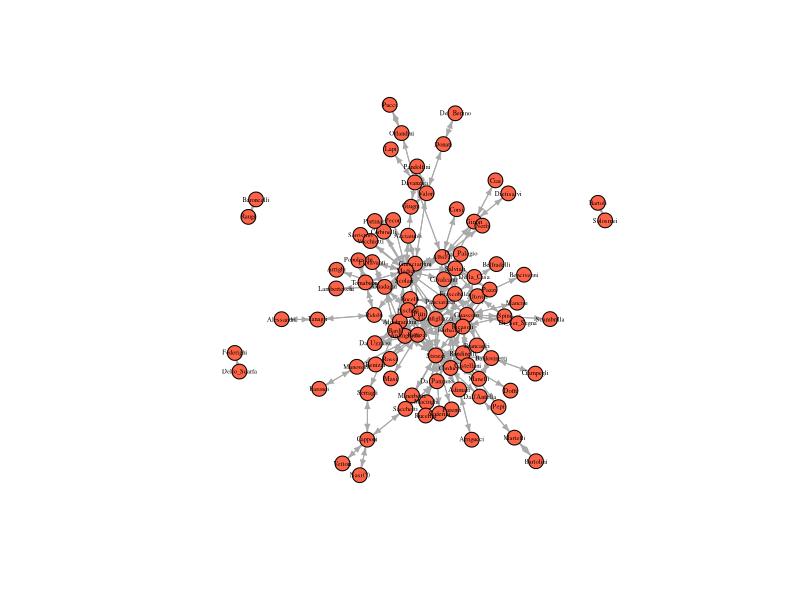

Write the R code that produced this figure.
#!/usr/bin/env Rscript

######################################################################
# @author      : Linus Fernandes (linusfernandes at gmail dot com)
# @file        : centrality
# @created     : Tuesday Oct 31, 2023 11:21:31 IST
#
# @description :
######################################################################
library(conflicted)
library(igraph)
library(tidyverse)
library(reshape2)
conflict_scout()
# prepare the marriage adjacency matrix
florentine_edj <- read.csv("florentine_marriage_edgelist.csv")
print(str(florentine_edj))
florentine_edj <- florentine_edj[,2:3]

# prepare the attributes file
florentine_attributes <- read.csv("florentine_attributes.csv")
print(str(florentine_attributes))

# graph the marriage network
marriageNet <- graph.edgelist(as.matrix(florentine_edj), directed = T)
# add wealth and priorates attributes to family vertices
V(marriageNet)$Wealth <- florentine_attributes$Gwealth[match(V(marriageNet)$name, florentine_attributes$Family)]

# Gross wealth (Florins), for 87 (92) families
# simple mean imputation of wealth (alternatively, we might think that those with NA were too poor to show up in historical records?)
# in other words, atrribute mean wealth to na families
V(marriageNet)$Wealth <- ifelse(is.na(V(marriageNet)$Wealth), mean(V(marriageNet)$Wealth, na.rm = T), V(marriageNet)$Wealth)

# Number of Priors, The Priorate (or city council), first created in 1282, was Florence's governing body. Count of how many seats a family had on that city council from 1282-1344
# measure of the aggregate political influence of the family over a long period of time
V(marriageNet)$Priorates <- florentine_attributes$Npriors[match(V(marriageNet)$name, florentine_attributes$Family)]

plot(marriageNet, vertex.size = 8, vertex.label.cex = .4, vertex.label.color = "black", vertex.color = "tomato", edge.arrow.size = 0.4)
